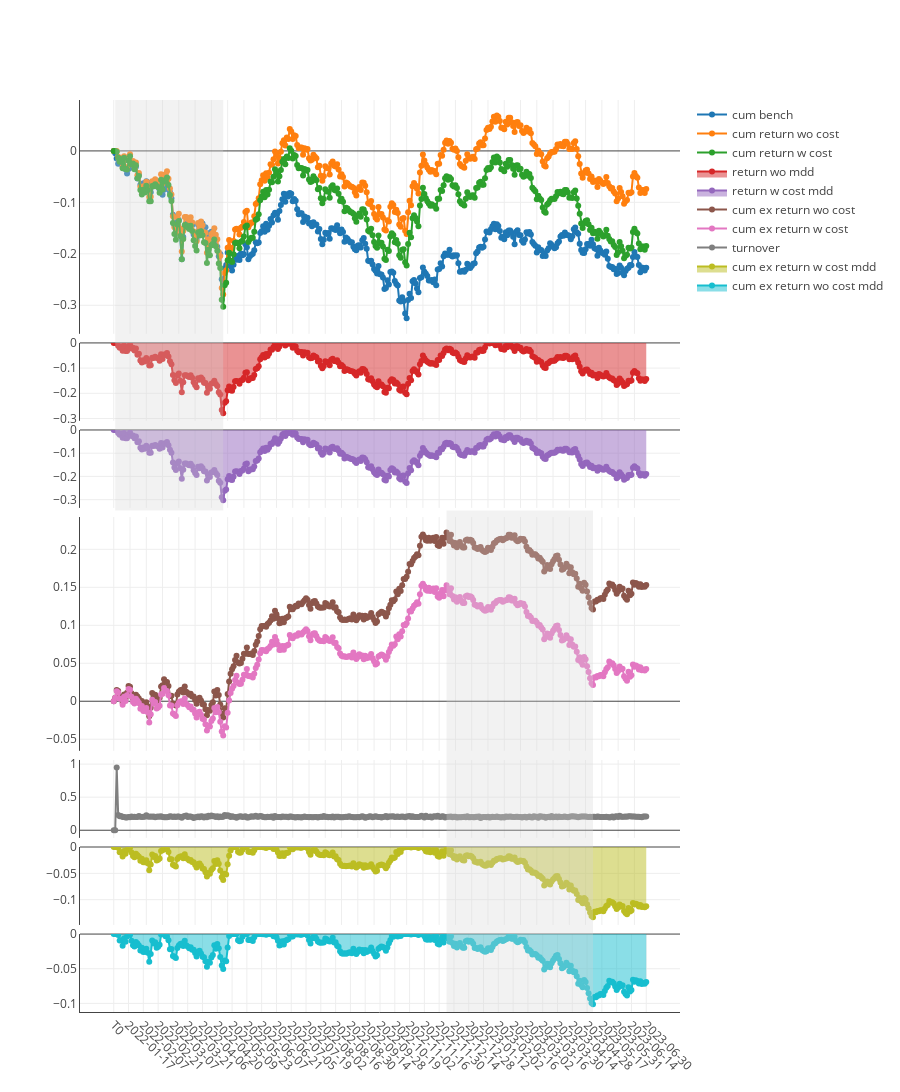

Notebook cell for this chart:
### Code cell
import pickle

file_path = f'out/backtests/{ex_num}/rl/0-graph.pkl'

with open(file_path, 'rb') as file:
    chart = pickle.load(file)
chart.show()

### Figure 1 — Plotly figure (JSON) as saved in the notebook; plotly's stock layout.template omitted (floating-point values rounded to 4 significant figures; data arrays with more than 128 entries replaced by an {"elided": "..."} marker saying what was removed)
{"data": [{"mode": "lines+markers", "name": "cum bench", "type": "scatter", "x": {"elided": "361 str values"}, "xaxis": "x", "y": {"elided": "361 float values"}, "yaxis": "y"}, {"mode": "lines+markers", "name": "cum return wo cost", "type": "scatter", "x": {"elided": "361 str values"}, "xaxis": "x", "y": {"elided": "361 float values"}, "yaxis": "y"}, {"mode": "lines+markers", "name": "cum return w cost", "type": "scatter", "x": {"elided": "361 str values"}, "xaxis": "x", "y": {"elided": "361 float values"}, "yaxis": "y"}, {"fill": "tozeroy", "mode": "lines+markers", "name": "return wo mdd", "type": "scatter", "x": {"elided": "361 str values"}, "xaxis": "x2", "y": {"elided": "361 float values"}, "yaxis": "y2"}, {"fill": "tozeroy", "mode": "lines+markers", "name": "return w cost mdd", "type": "scatter", "x": {"elided": "361 str values"}, "xaxis": "x3", "y": {"elided": "361 float values"}, "yaxis": "y3"}, {"mode": "lines+markers", "name": "cum ex return wo cost", "type": "scatter", "x": {"elided": "361 str values"}, "xaxis": "x4", "y": {"elided": "361 float values"}, "yaxis": "y4"}, {"mode": "lines+markers", "name": "cum ex return w cost", "type": "scatter", "x": {"elided": "361 str values"}, "xaxis": "x4", "y": {"elided": "361 float values"}, "yaxis": "y4"}, {"mode": "lines+markers", "name": "turnover", "type": "scatter", "x": {"elided": "361 str values"}, "xaxis": "x5", "y": {"elided": "361 float values"}, "yaxis": "y5"}, {"fill": "tozeroy", "mode": "lines+markers", "name": "cum ex return w cost mdd", "type": "scatter", "x": {"elided": "361 str values"}, "xaxis": "x6", "y": {"elided": "361 float values"}, "yaxis": "y6"}, {"fill": "tozeroy", "mode": "lines+markers", "name": "cum ex return wo cost mdd", "type": "scatter", "x": {"elided": "361 str values"}, "xaxis": "x7", "y": {"elided": "361 float values"}, "yaxis": "y7"}], "layout": {"height": 1200, "shapes": [{"fillcolor": "#d3d3d3", "line": {"width": 0}, "opacity": 0.3, "type": "rect", "x0": "2022-01-04", "x1": "2022-04-26", "xref": "x", "y0": 0.55, "y1": 1, "yref": "paper"}, {"fillcolor": "#d3d3d3", "line": {"width": 0}, "opacity": 0.3, "type": "rect", "x0": "2022-12-07", "x1": "2023-05-09", "xref": "x", "y0": 0, "y1": 0.55, "yref": "paper"}], "title": {"text": " "}, "xaxis": {"anchor": "y", "domain": [0, 1], "matches": "x7", "showline": false, "showticklabels": false, "tickangle": 45, "type": "category"}, "xaxis2": {"anchor": "y2", "domain": [0, 1], "matches": "x7", "showline": false, "showticklabels": false, "tickangle": 45, "type": "category"}, "xaxis3": {"anchor": "y3", "domain": [0, 1], "matches": "x7", "showline": false, "showticklabels": false, "tickangle": 45, "type": "category"}, "xaxis4": {"anchor": "y4", "domain": [0, 1], "matches": "x7", "showline": false, "showticklabels": false, "tickangle": 45, "type": "category"}, "xaxis5": {"anchor": "y5", "domain": [0, 1], "matches": "x7", "showline": false, "showticklabels": false, "tickangle": 45, "type": "category"}, "xaxis6": {"anchor": "y6", "domain": [0, 1], "matches": "x7", "showline": false, "showticklabels": false, "tickangle": 45, "type": "category"}, "xaxis7": {"anchor": "y7", "domain": [0, 1], "showline": true, "tickangle": 45, "type": "category"}, "yaxis": {"anchor": "x", "domain": [0.7436, 1], "showline": true, "showticklabels": true, "zeroline": true}, "yaxis2": {"anchor": "x2", "domain": [0.6482, 0.7336], "showline": true, "showticklabels": true, "zeroline": true}, "yaxis3": {"anchor": "x3", "domain": [0.5527, 0.6382], "showline": true, "showticklabels": true, "zeroline": true}, "yaxis4": {"anchor": "x4", "domain": [0.2864, 0.5427], "showline": true, "showticklabels": true, "zeroline": true}, "yaxis5": {"anchor": "x5", "domain": [0.1909, 0.2764], "showline": true, "showticklabels": true, "zeroline": true}, "yaxis6": {"anchor": "x6", "domain": [0.09545, 0.1809], "showline": true, "showticklabels": true, "zeroline": true}, "yaxis7": {"anchor": "x7", "domain": [0, 0.08545], "showline": true, "showticklabels": true, "zeroline": true}}}
